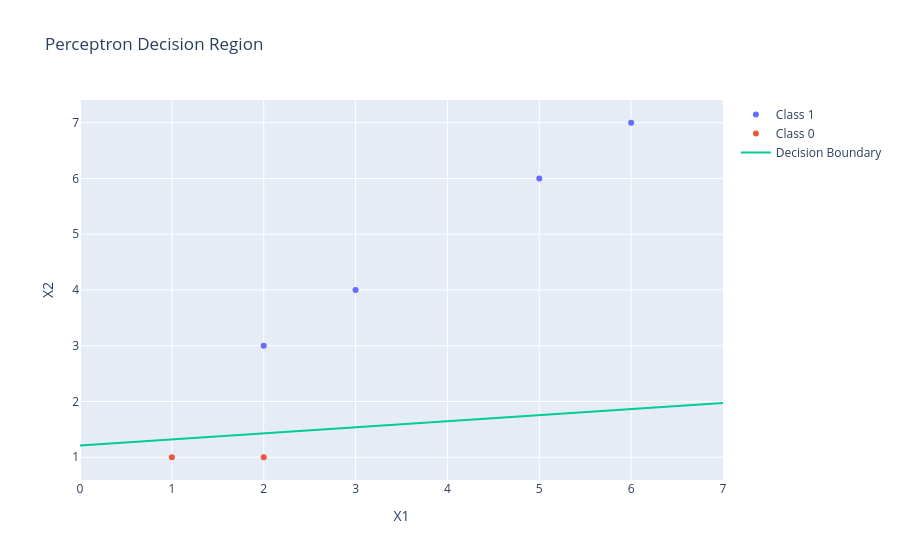

The notebook cell this image was saved under:
### Code cell
# Plot data points
fig = go.Figure()

# Class 1
fig.add_trace(go.Scatter(
    x=X[y==1][:,0], y=X[y==1][:,1],
    mode='markers',
    name='Class 1'
))

# Class 0
fig.add_trace(go.Scatter(
    x=X[y==0][:,0], y=X[y==0][:,1],
    mode='markers',
    name='Class 0'
))

# Decision boundary
fig.add_trace(go.Scatter(
    x=x_vals, y=y_vals,
    mode='lines',
    name='Decision Boundary'
))

fig.update_layout(
    title="Perceptron Decision Region",
    xaxis_title="X1",
    yaxis_title="X2"
)

fig.show()
